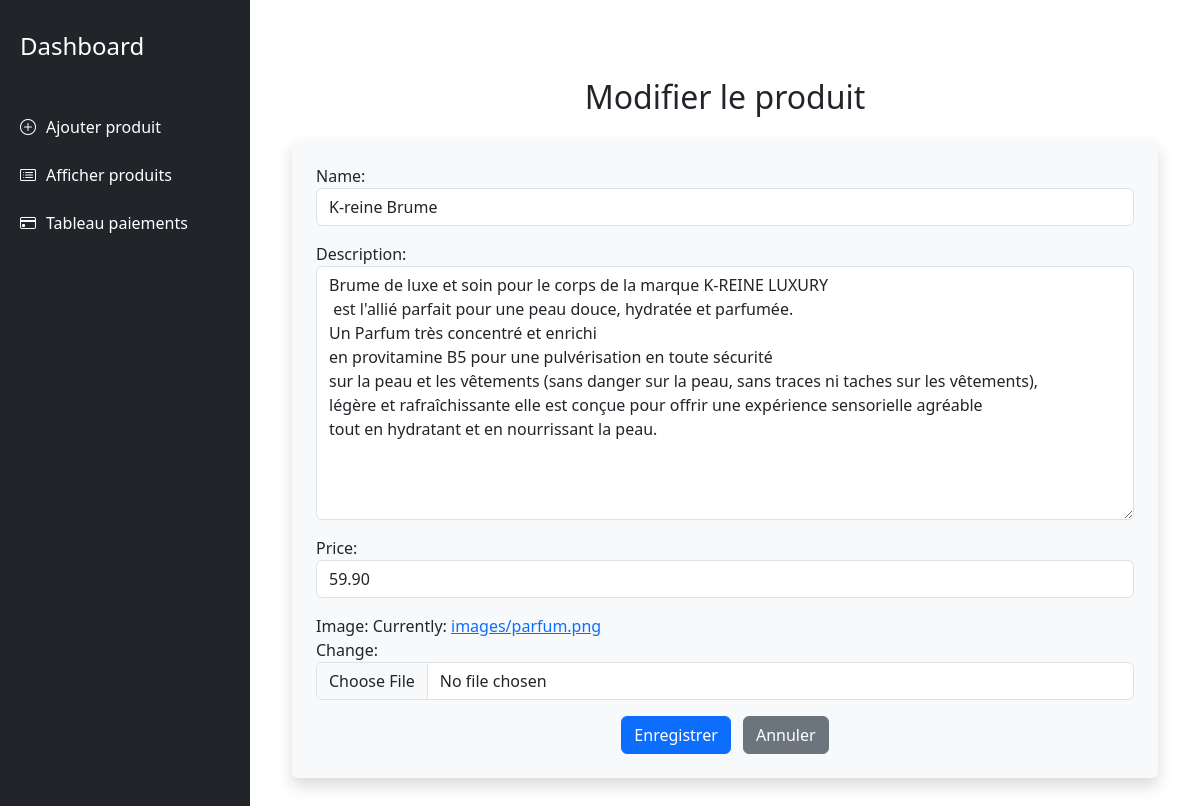
/produits/update/7/, run on the app's committed database.
### store/models.py (models this page shows)
class Product(models.Model):
    name = models.CharField(max_length=100)
    price = models.DecimalField(max_digits=10, decimal_places=2)
    image = models.ImageField(upload_to='images/')
    description = models.TextField()

### store/views.py (the view)
# urls.py: path('produits/update/<int:product_id>/', update_product, name='update_product'),
def update_product(request, product_id):
    product = get_object_or_404(Product, pk=product_id)
    if request.method == 'POST':
        form = ProductForm(request.POST, request.FILES, instance=product)
        if form.is_valid():
            form.save()
            messages.success(request, 'Produit mis à jour avec succès ✅')  # ✅ Message envoyé
            return redirect('show_products')
    else:
        form = ProductForm(instance=product)
    return render(request, 'update_product.html', {'form': form})

### store/forms.py
class ProductForm(forms.ModelForm):
    class Meta:
        model = Product
        fields = ['name', 'description', 'price', 'image']
    def __init__(self, *args, **kwargs):
        super(ProductForm, self).__init__(*args, **kwargs)
        self.fields['name'].widget.attrs.update({'class': 'form-control'})
        self.fields['description'].widget.attrs.update({'class': 'form-control'})
        self.fields['price'].widget.attrs.update({'class': 'form-control'})
        self.fields['image'].widget.attrs.update({'class': 'form-control'})

### store/templates/update_product.html (shortened to what this page needs)
{% extends 'base.html' %}
{% block content %}
<div class="container mt-5">
    <h2 class="mb-4 text-center">Modifier le produit</h2>
    <form method="POST" enctype="multipart/form-data" class="shadow p-4 rounded bg-light">
        {{ form.as_p }}
        <div class="text-center mt-3">
            <button type="submit" class="btn btn-primary">Enregistrer</button>
            <a href="{% url 'show_products' %}" class="btn btn-secondary ms-2">Annuler</a>
        </div>
    </form>
</div>
{% endblock %}

### store/templates/base.html (style rules this page uses)
body { display: flex; min-height: 100vh; margin: 0; font-family: 'Segoe UI', Tahoma, Geneva, Verdana, sans-serif; }

### data on the page
Product: name "K-reine Brume", description "Brume de luxe et soin pour le corps de la marque K-REINE LUXURY est l'allié parfait pour une peau douce, hydratée et parfumée. Un Parfum très concentré et enrichi en provitamine B5 pour une pulvérisation en toute sécurité sur la peau et les vêtements (sans danger sur la peau, sans traces ni taches sur les vêtements), légère et rafraîchissante elle est conçue pour offrir une expérience sensorielle agréable tout en hydratant et en nourrissant la peau.", price "59.90"
